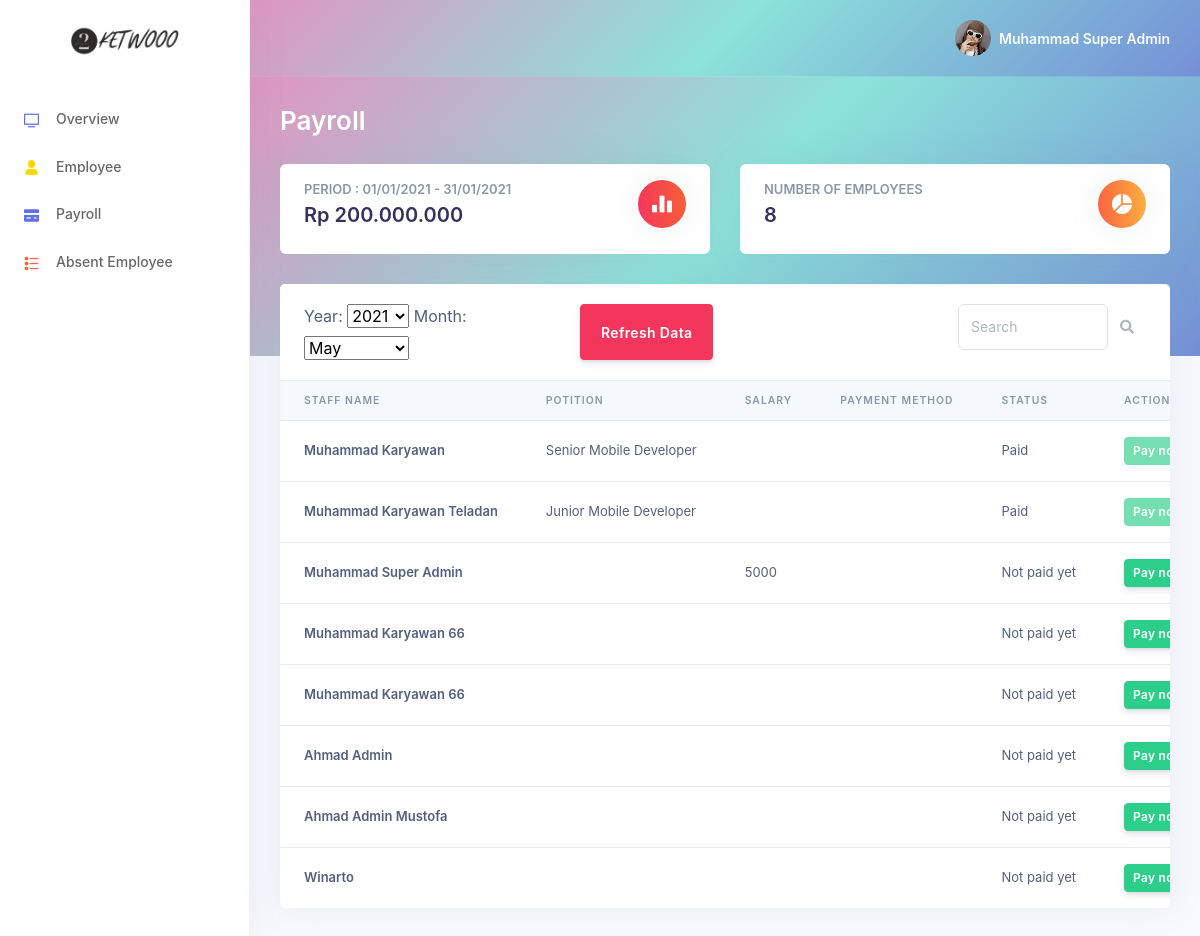
The page /index.php?page=payroll (signed in) on the database its author committed.
### tables this page shows
CREATE TABLE `payroll` (
  `id_payroll` int(11) NOT NULL,
  `id_user` int(11) NOT NULL,
  `year_filter` enum('2020','2021') NOT NULL,
  `month_filter` enum('January','February','March','April','May','June','July','August','September','October','November','December') NOT NULL,
  `salary` int(11) DEFAULT NULL,
  `payment_method` enum('Bank Transfer','OVO','DANA','Gopay') DEFAULT NULL,
  `status_paid` tinyint(1) NOT NULL DEFAULT 0
);

CREATE TABLE `user` (
  `id_user` int(16) NOT NULL,
  `nama_user` varchar(64) NOT NULL,
  `email_user` varchar(64) NOT NULL,
  `password_user` varchar(64) NOT NULL,
  `level_user` enum('karyawan','admin_financial','admin_personalia','super_admin') NOT NULL,
  `jabatan` varchar(32) DEFAULT NULL,
  `join_date` date NOT NULL
);

### payroll.php (the view, shortened to what this page needs)
<?php
  include("system/connection.php");
?>
<div class="main-content" id="panel">
    <div class="header gradient-bg pb-6">
        <div class="container-fluid">
            <div class="header-body">
                <div class="row align-items-center py-4">
                    <div class="col-lg-6 col-7">
                        <h6 class="h1 text-white d-inline-block mb-0">Payroll</h6>
                    </div>
                </div>
                <div class="row">
                    <div class="col-xl-6 col-md-6">
                        <div class="card card-stats">
                            <div class="card-body">
                                <div class="row">
                                    <div class="col">
                                        <h5 class="card-title text-uppercase text-muted mb-0">Period : 01/01/2021 - 31/01/2021</h5>
                                        <span class="h2 font-weight-bold mb-0"><label id="periodBalance"><center>Rp 200.000.000</center></label></span>
                                    </div>
                                    <div class="col-auto">
                                        <div class="icon icon-shape bg-gradient-red text-white rounded-circle shadow">
                                            <i class="ni ni-chart-bar-32"></i>
                                        </div>
                                    </div>
                                </div>
                            </div>
                        </div>
                    </div>
                    <div class="col-xl-6 col-md-6">
                        <div class="card card-stats">
                            <div class="card-body">
                                <div class="row">
                                    <div class="col">
                                        <h5 class="card-title text-uppercase text-muted mb-0">Number of Employees</h5>
                                        <span class="h2 font-weight-bold mb-0"><label id="balance">
                                        <?php
                                            $numberofemployee = 0;
                                            $countuser = mysqli_query($connection, "SELECT * FROM user");
                                            foreach($countuser as $counternumber){$numberofemployee+=1;}
                                            echo "$numberofemployee";
                                        ?></label></span>
                                    </div>
                                    <div class="col-auto">
                                        <div class="icon icon-shape bg-gradient-orange text-white rounded-circle shadow">
                                            <i class="ni ni-chart-pie-35"></i>
                                        </div>
                                    </div>
                                </div>
                            </div>
                        </div>
                    </div>
                </div>
            </div>
        </div>
    </div>
    <div class="container-fluid mt--6">
        <div class="row">
            <div class="col-xl-12">
                <div class="card">
                    <div class="card-header border-0">
                        <div class="row">
                            <div class='col-xl-4'>
                            <form action="" method="POST">
                                <label for="yearpicker">Year:</label>
                                <select name="yearpicker" id="yearpicker">
                                    <?php
                                        $year_list = array('2020','2021');
                                        $cur_year = date("Y");
                                        $selected_year = $_SESSION["yearpicker"]??$cur_year;
                                        foreach($year_list as $year){
                                            if($selected_year==$year){
                                                echo "<option value=\"$selected_year\" selected=\"selected\">$selected_year</option>";
                                            }else{
                                                echo "<option value=\"$year\">$year</option>";
                                            }
                                        }
                                    ?>
                                </select>
                                <label for="monthpicker">Month:</label>
                                <select name="monthpicker" id="monthpicker">
                                    <?php
                                        $month_list = array('January','February','March','April','May','June','July','August','September','October','November','December');
                                        $cur_month = $selected_month??date("M");
                                        $selected_month = $_SESSION["monthpicker"]??$cur_month;
                                        foreach($month_list as $month){
                                            if($selected_month==$month){
                                                echo "<option value=\"$selected_month\" selected=\"selected\">$selected_month</option>";
                                            }else{
                                                echo "<option value=\"$month\">$month</option>";
                                            }
                                        }
                                    ?>
                                </select>
                            </div>
                                <button type="submit" name="updatedata" class="btn btn-danger">Refresh Data</button>
                            <div class="col text-right">
                            </div>
                            <div class="col-xl-3 text-right">
                                <div class="input-group rounded">
                                    <input type="search" class="form-control rounded" placeholder="Search" aria-label="Search"
                                        aria-describedby="search-addon" />
                                    <span class="input-group-text border-0" id="search-addon">
                                        <i class="fas fa-search"></i>
                                    </span>
                                </div>
                            </div>
                        </div>
                    </div>
                    <div class="table-responsive">
                        <table class="table align-items-center table-flush">
                            <thead class="thead-light">
                                <tr>
                                    <th scope="col">Staff Name</th>
                                    <th scope="col">Potition</th>
                                    <th scope="col">Salary</th>
                                    <th scope="col">Payment Method</th>
                                    <th scope="col">Status</th>
                                    <th scope="col">Action</th>
                                </tr>
                            </thead>
                            <tbody>
                                <?php
                                    $select = mysqli_query($connection, "SELECT * FROM payroll INNER JOIN user ON payroll.id_user = user.id_user WHERE year_filter = '$selected_year' AND month_filter = '$selected_month'");
                                    while ($data = mysqli_fetch_array($select)) { ?>
                                <tr>
                                    <th scope="row"><?= $data['nama_user'] ?></th>
                                    <td><?= $data['jabatan'] ?></td>
                                    <td><?= $data['salary'] ?></td>
                                    <td><?= $data['payment_method'] ?></td>
                                    <td>
                                        <?php if($data['status_paid']){echo "Paid";}else{echo "Not paid yet ";} ?>
                                    </td>
                                    <td>
                                        <form action="" method="POST">
                                            <button type="submit" name="paynow" class="btn btn-success btn-sm" <?php if ($data['status_paid']){echo "disabled";} ?> >Pay now</button>
                                        </form>
                                    </td>
                                </tr>
                                <?php } ?>
                            </tbody>
                        </table>
                    </div>
                </div>
            </div>
        </div>
    </div>
</div>

### asset/styles.css (style rules this page uses)
body { font-family: -apple-system, BlinkMacSystemFont, 'Segoe UI', Roboto, Oxygen, Ubuntu, Cantarell, 'Open Sans', 'Helvetica Neue', sans-serif; }
.gradient-bg { background-image: linear-gradient(135deg, #DF95C1, #8BE3D9, #7590D6); }
thead { cursor: default; }

### rows shown on the page
payroll: id_user.nama_user "Muhammad Karyawan", id_user.jabatan "Senior Mobile Developer", status_paid "Paid"
payroll: id_user.nama_user "Muhammad Karyawan Teladan", id_user.jabatan "Junior Mobile Developer", status_paid "Paid"
payroll: id_user.nama_user "Muhammad Super Admin", salary "5000", status_paid "Not paid yet"
payroll: id_user.nama_user "Muhammad Karyawan 66", status_paid "Not paid yet"
payroll: id_user.nama_user "Muhammad Karyawan 66", status_paid "Not paid yet"
payroll: id_user.nama_user "Ahmad Admin", status_paid "Not paid yet"
payroll: id_user.nama_user "Ahmad Admin Mustofa", status_paid "Not paid yet"
payroll: id_user.nama_user "Winarto", status_paid "Not paid yet"

### other values the page prints
$_SESSION["nama_user"] "Muhammad Super Admin"
$numberofemployee "8"
form field yearpicker "2021"
form field monthpicker "May"
